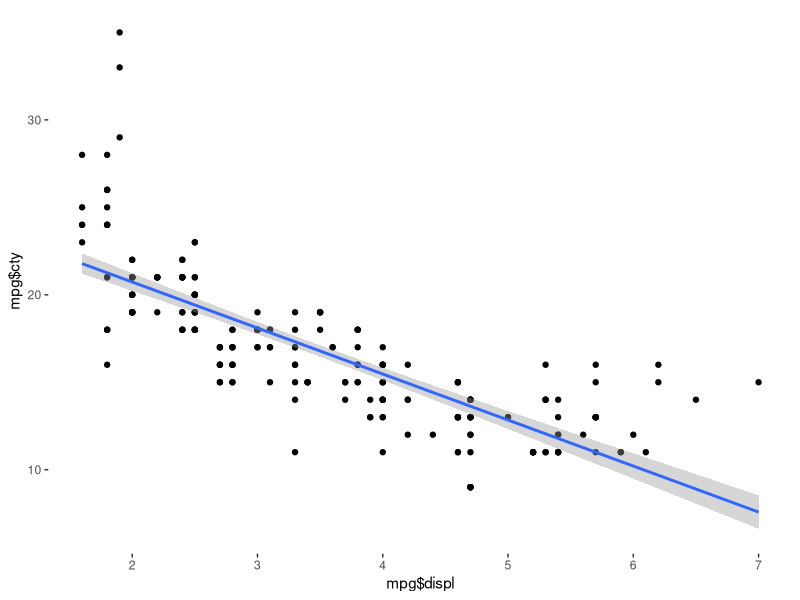
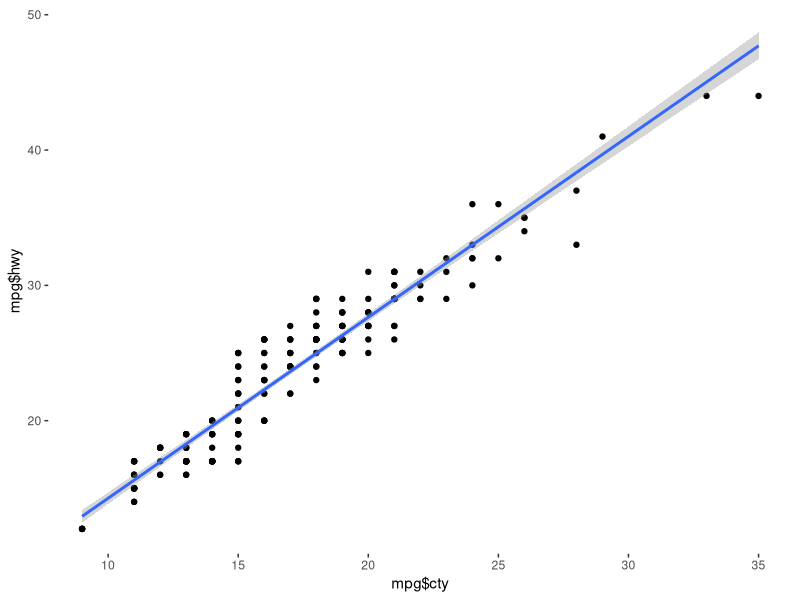
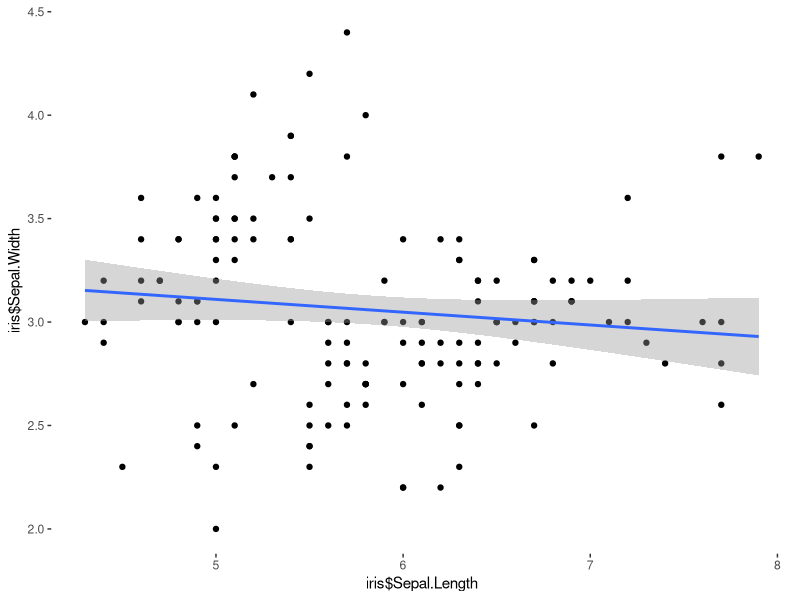
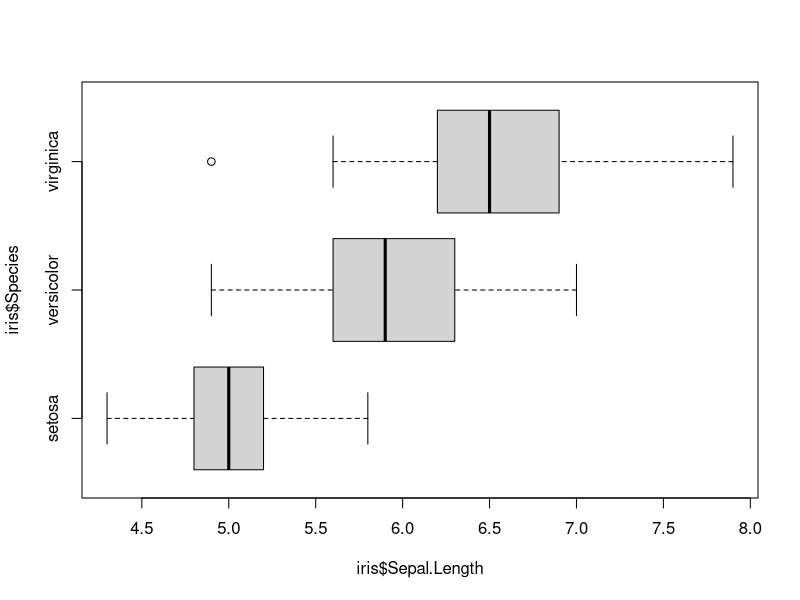
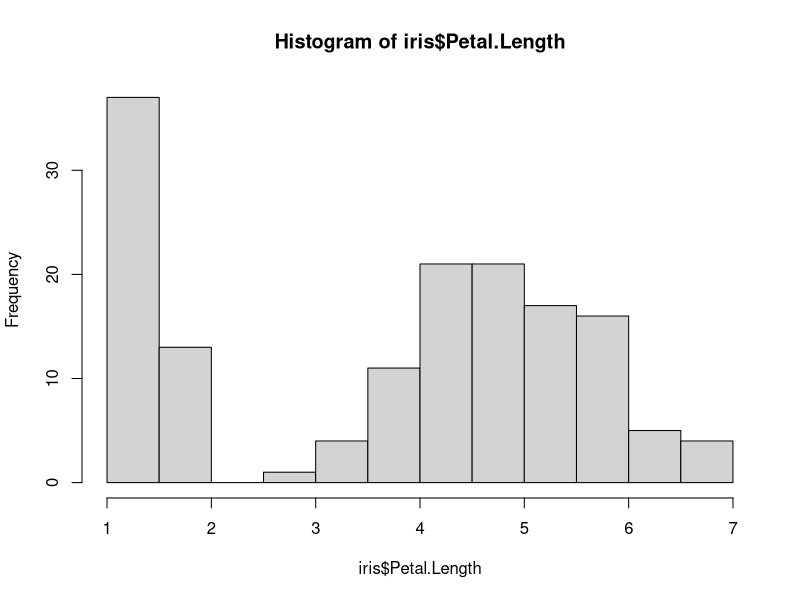
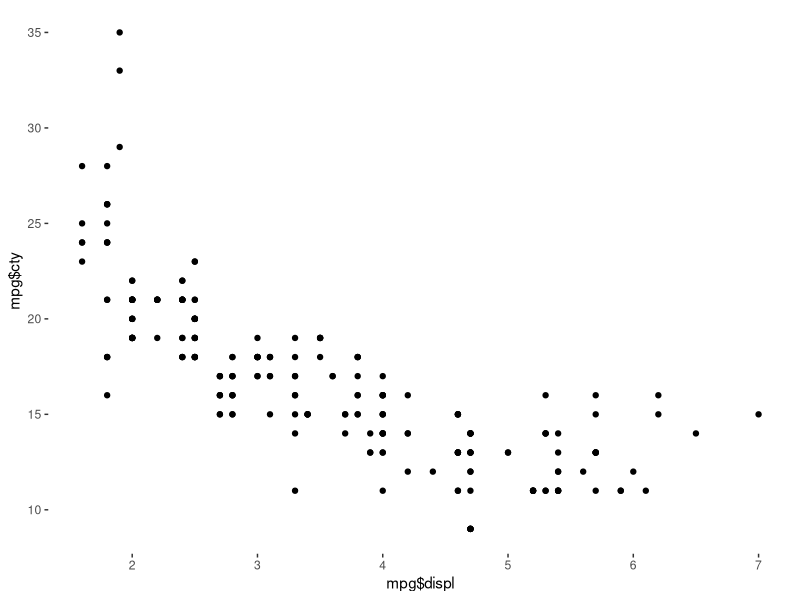
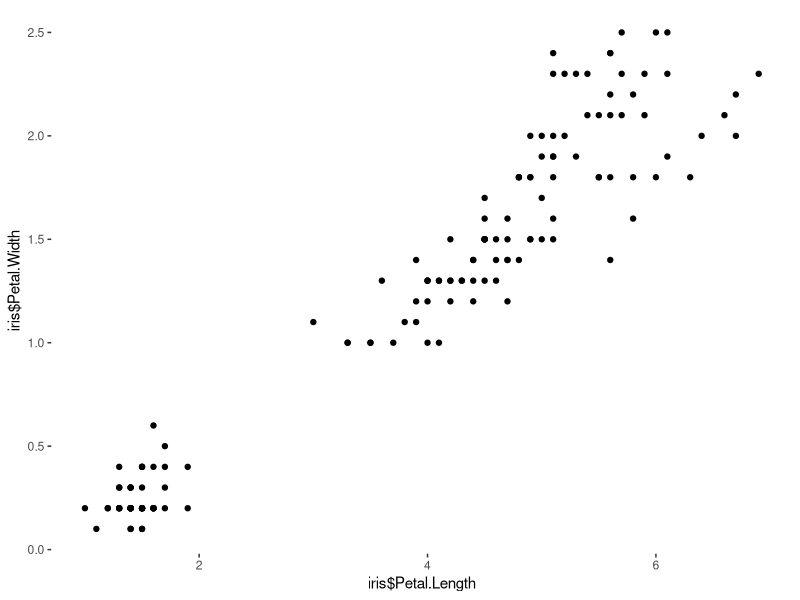
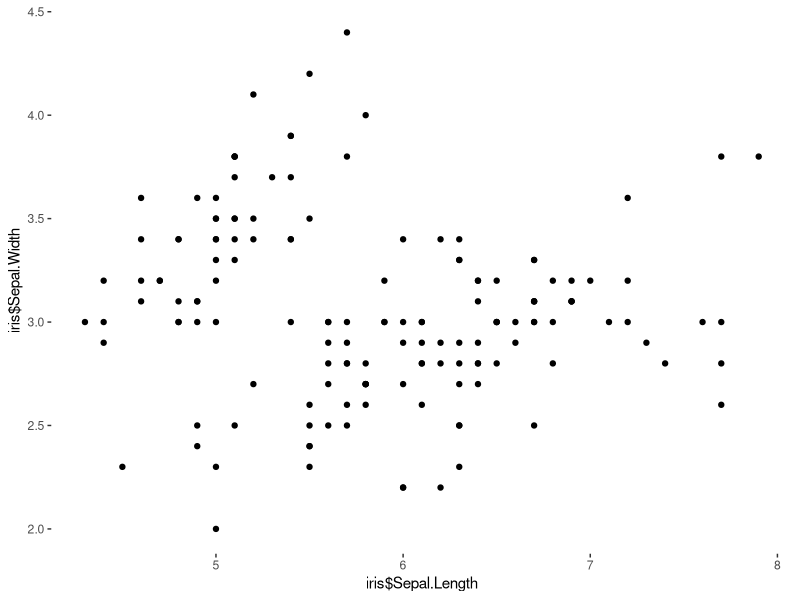

These figures' R source, in order:
## ---- chunk 1

#---------- RSTUDIO STARTER V 2.0  --------------#
#                    -Prepared with care by  AM ;D
                
                                                                          
knitr::opts_chunk$set(echo = TRUE, 
                      message = FALSE, 
                      warning = FALSE)      
library(tidyverse)                
library(ggthemes)                    

theme_set(theme_tufte() +                                     
  theme(text=element_text(family="sans")))  

#------------------------------------------------#
## ---- chunk 2
1+1
## ---- chunk 3
head(iris)
## ---- chunk 4
head(mpg)
## ---- chunk 5
(29-17)/4.3
## ---- chunk 6
(872-765)/56
## ---- chunk 7
(15.5-18)/2.5
## ---- chunk 8
(23-18)/2.5
## ---- chunk 9
34+34+13.5
## ---- chunk 10
(63.6 - 69)/2.7
## ---- chunk 11
(71.7 - 69)/2.7
## ---- chunk 12
13.5+34+34
## ---- chunk 13
(71.2 - 64)/2.4
## ---- chunk 14
72 - 1.5*(82.5-72)
## ---- chunk 15
82.5 + 1.5*(82.5-72)
## ---- chunk 16
qplot(mpg$displ, mpg$cty)+geom_smooth(method="lm")
## ---- chunk 17
cor(mpg$displ, mpg$cty)
## ---- chunk 18
qplot(mpg$cty, mpg$hwy)+geom_smooth(method="lm")
## ---- chunk 19
cor(mpg$cty, mpg$hwy)
## ---- chunk 20
qplot(iris$Sepal.Length, iris$Sepal.Width)+geom_smooth(method="lm")
## ---- chunk 21
cor(iris$Sepal.Length, iris$Sepal.Width)
## ---- chunk 22
72 - 1.5*(82.5-72)
## ---- chunk 23
82.5+1.5*(82.5-72)
## ---- chunk 24
boxplot(iris$Sepal.Length~iris$Species, horizontal = T)
## ---- chunk 25
hist(iris$Petal.Length)
## ---- chunk 26
qplot(mpg$displ, mpg$cty)
## ---- chunk 27
0.764*10.2/3.1
## ---- chunk 28
174.3 - 2.514*68.7
## ---- chunk 29
qplot(iris$Petal.Length,iris$Petal.Width)
## ---- chunk 30
qplot(iris$Sepal.Length, iris$Sepal.Width)
## ---- chunk 31
cor(iris$Sepal.Length, iris$Sepal.Width)
## ---- chunk 32
qplot(mpg$displ, mpg$cty)
## ---- chunk 33
cor(mpg$displ, mpg$cty)
## ---- chunk 34
qplot(mpg$cty, mpg$hwy)
## ---- chunk 35
qplot(mpg$displ, mpg$cty)+geom_smooth(method="lm")
## ---- chunk 36
mpgmodel <- lm(mpg$cty~mpg$displ)
hist(mpgmodel$residuals)
## ---- chunk 37
(.78)^2
## ---- chunk 38
cor(mpg$displ, mpg$cty)
## ---- chunk 39
(-0.798524)^2
## ---- chunk 40
186142.4 + 39.113*1420
## ---- chunk 41
table(mpg$year, mpg$drv) %>% addmargins()
## ---- chunk 42
117/234 + 25/234 - 11/234
## ---- chunk 43
32/52
## ---- chunk 44
15/16

## ---- chunk 45
1-(.81)^10
## ---- chunk 46
(13/52)*(13/52)*(13/52)
## ---- chunk 47
(13/52)*(12/51)*(11/50)
## ---- chunk 48
50/2300
## ---- chunk 49
10/2300
## ---- chunk 50
.51^10
## ---- chunk 51
.17/.51
## ---- chunk 52
table(mpg$year, mpg$drv) %>% addmargins()
## ---- chunk 53
49/117
## ---- chunk 54
49/234
## ---- chunk 55
(106/234)*(117/234)
## ---- chunk 56
(.76)*(.82)
## ---- chunk 57
.4*.05
## ---- chunk 58
1-(5/6)^15
## ---- chunk 59
.99*.12
## ---- chunk 60
.99*.88
## ---- chunk 61
.0095 + .1188
## ---- chunk 62
.0095/.1283
## ---- chunk 63
.55*.82 + .2*.9 + .25*.6
## ---- chunk 64
(.25*.6)/.781
## ---- chunk 65
186142.4+39.113*1420
## ---- chunk 66
200000-241682.9
## ---- chunk 67
iris %>% group_by(Species)%>%summarise(mean(Sepal.Length))
## ---- chunk 68
-.68*2.1/18.6
## ---- chunk 69
12.3-(-.0768)*45.2
## ---- chunk 70
 0.68^2
## ---- chunk 71
(25+44-10)/115
## ---- chunk 72
boxplot(iris$Sepal.Length~iris$Species)
## ---- chunk 73
1 - .8907
## ---- chunk 74
.9904 - .7642
## ---- chunk 75
(70-64)/2.4
## ---- chunk 76
(65-64)/2.4
## ---- chunk 77
(60-64)/2.4
## ---- chunk 78
.6628 - .0475
## ---- chunk 79
(75-64)/2.4
## ---- chunk 80
1.28*15+100
## ---- chunk 81
(-.62)*15+100
## ---- chunk 82
-.67*2.7+69
## ---- chunk 83
.67*2.7+69
## ---- chunk 84
70.8-67.2
## ---- chunk 85
-1.645*15 + 100
## ---- chunk 86
1.645*15 + 100
## ---- chunk 87
124.7-75.3
## ---- chunk 88
(70 - 69)/2.7
## ---- chunk 89
1-0.6443
## ---- chunk 90
(70-69)/(2.7/sqrt(4))
## ---- chunk 91
1-.7704
## ---- chunk 92
(70-69)/(2.7/sqrt(10))
## ---- chunk 93
1-0.8790
## ---- chunk 94
(70-69)/(2.7/sqrt(50))
## ---- chunk 95
1-0.9956
## ---- chunk 96
-1.04*(500/sqrt(60))+10000
## ---- chunk 97
1.04*(500/sqrt(60))+10000
## ---- chunk 98
( 19 - 18 )/(2.5/sqrt(5))
## ---- chunk 99
1-0.8133
## ---- chunk 100
100*.19
## ---- chunk 101
100*(1-.19)
## ---- chunk 102
(.25 - .19)/sqrt(.19*(1-.19)/100)
## ---- chunk 103
1-0.9370
## ---- chunk 104
60*.77
## ---- chunk 105
60*(1-.77)
## ---- chunk 106
(.5 - .77)/sqrt( .77*(1-.77)/60 )
## ---- chunk 107
-1.96*sqrt(18/100*(1-18/100)/100) + 18/100
## ---- chunk 108
1.96*sqrt(18/100*(1-18/100)/100) + 18/100
## ---- chunk 109
1.96*sqrt(18/100*(1-18/100)/100)
## ---- chunk 110
25*16/25
## ---- chunk 111
25*(1-16/25)
## ---- chunk 112
16/25 - 1.645*sqrt(16/25*(1-16/25)/25)
## ---- chunk 113
16/25 + 1.645*sqrt(16/25*(1-16/25)/25)

## ---- chunk 114
1.645*sqrt(16/25*(1-16/25)/25)
## ---- chunk 115
16/25 - 2.575*sqrt(16/25*(1-16/25)/25)
## ---- chunk 116
16/25 + 2.575*sqrt(16/25*(1-16/25)/25)

## ---- chunk 117
2.575*sqrt(16/25*(1-16/25)/25)
## ---- chunk 118
(16/25)*(1-16/25)*(1.96/.01)^2
## ---- chunk 119
16/25*(1-16/25)*(1.645/.05)^2
